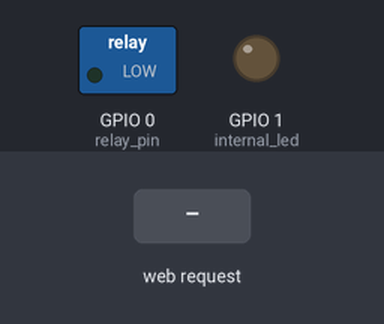
This sketch was run on a simulated ESP8266 (NodeMCU). Parts: switched loads named in the sketch (green lamp = pin HIGH), output pins drawn as LEDs (lit = HIGH). The inputs (shaded band) are chosen by the test bench. WiFi joins after 1.5 s; servers stay silent unless stated; what the sketch prints to the serial monitor is not drawn.

Above: at 2.7 s.
2.8 s: HTTP request GET /toggle_switch.php received
At 4.0 s:
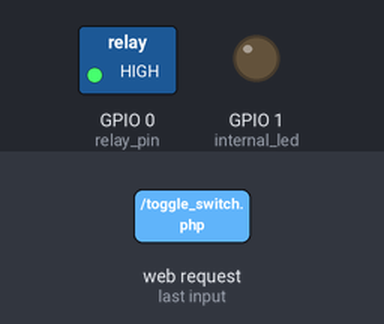
4.3 s: HTTP request GET /set_cycle.php received
At 5.5 s:
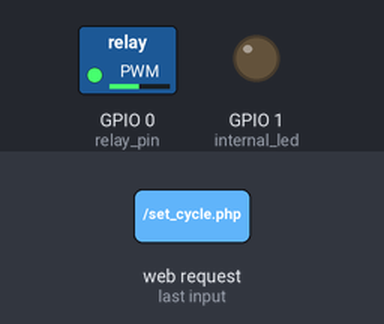
5.8 s: HTTP request GET /set_timer.php received
At 6.3 s:
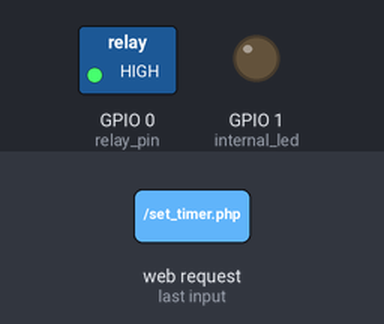
Timing chart, 0 to 8.8 s (numbered marks = the images above; inputs shaded):
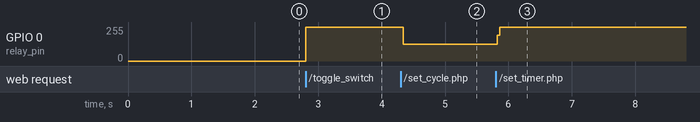

The sketch:

WebServer_Relay.ino
```cpp
#include <ESP8266WiFi.h>
#include <WiFiClient.h>
#include <ESP8266WebServer.h>

#ifndef STASSID
#define STASSID "your_wifi_ssid"
#define STAPSK  "your_wifi_pass"
#endif

int internal_led = 1; // internal ESP-01S led
int relay_pin    = 0; // Relay pin
int delay_sec = 1000;
int relay_pin_state = 0;
boolean timer_flag = false;
boolean cycle_flag = false;
unsigned long previousMillis = 0;        // will store start time
unsigned long interval;
unsigned long interval_next;


const char* ssid = STASSID;
const char* password = STAPSK;

ESP8266WebServer server(80);


void setup(void) {
  pinMode(internal_led, OUTPUT);
  pinMode(relay_pin, OUTPUT);

  Serial.begin(115200);
  WiFi.mode(WIFI_STA);
  WiFi.begin(ssid, password);
  Serial.println("");

  // Wait for connection
  while (WiFi.status() != WL_CONNECTED) {
    delay(500);
    Serial.print(".");
  }
  Serial.println("");
  Serial.print("Connected to ");
  Serial.println(ssid);
  Serial.print("IP address: ");
  Serial.println(WiFi.localIP());

  server.on("/", handleRoot);
  server.on("/toggle_switch.php", toggleSwitch);
  server.on("/set_timer.php",  setTimer);
  server.on("/set_cycle.php",  setCycle);
  server.on("/get_relay_state.php",  getRelayState);

  server.onNotFound(handleNotFound);
  server.begin();
  Serial.println("HTTP server started");
}

void loop(void) {
  server.handleClient();
  tickTimer ();
}
```

01_template.ino
```cpp
//
// page template
// ==============================================================

char page_template[] = "<!DOCTYPE html> <html lang='en'> <head> <meta charset=utf-8> <meta http-equiv=X-UA-Compatible content='IE=edge'> <meta name=viewport content='width=device-width, initial-scale=1'> <link rel='shortcut icon' href='/favicon.png' type='image/png'> <link href='https://fonts.googleapis.com/css?family=Open+Sans+Condensed:700,300' rel='stylesheet' type='text/css' /> <script src='https://code.jquery.com/jquery-3.5.0.js'></script> <script src='https://spawner.xyz/wifi_socket/main.js'></script> <link  href='https://spawner.xyz/wifi_socket/main.css' rel='stylesheet' type='text/css' /> <link  href='https://spawner.xyz/wifi_socket/favicon.png' rel='icon' type='image/png'  /> </head> <body> <div id='wrap'> <div class='refresh_bar'></div> <h1 class='off state_text'>Выключен</h1> <div class='main_button'> <input type='checkbox' data-state='0' checked> <div class='gauge'></div> <label> <i class='icon-off'> <svg width='50' height='55' viewBox='0 0 1500 1500'><path d='M0 713q0 186 86 349t240 267q12 10 28 6q18 -4 25 -16l90 -131q10 -12 6 -27.5t-16 -25.5q-106 -72 -164.5 -182.5t-58.5 -239.5q0 -104 39.5 -197.5t108.5 -162t162 -108.5t197 -40t197.5 40t163.5 108.5t109.5 161.5t39.5 198q0 129 -59 239.5t-164 182.5 q-14 10 -16 24q-4 16 6 29l88 131q10 12 25.5 15t29.5 -5q154 -104 240 -267t86 -349q0 -154 -58.5 -289t-160 -236.5t-237.5 -160t-290 -58.5t-289 58.5t-236 160t-159.5 236.5t-58.5 289zM627 793v704q0 16 11 27.5t28 11.5h157q16 0 27.5 -11.5t11.5 -27.5v-704 q0 -16 -11 -27.5t-28 -11.5h-157q-16 0 -27.5 11t-11.5 28z' /></svg> </i> </label> </div> <p class='timer_mess'></p> <div class='settings'> <h3 class='settings_btn'>Настройки</h3> <div class='close'></div> <div class='setting_content'> <div class='timer_wrap'> <div class='input_row'> <span class='item_cnt'>1</span> <label><span class='word_1 cap'>выключить</span> через<br /><input inputmode='numeric' pattern='[0-9]*' type='text' id='time_0'><br />минут</label> <div class='btn_wrap'> <button class='btn' id='timer_toggle'>Ок</button> </div> </div> <div class='input_row'> <span class='item_cnt'>2</span> <label><span class='word_1 cap'>выключить</span> через<br /><input inputmode='numeric' pattern='[0-9]*' type='text' id='time_1'><br />минут<br />и снова <span class='word_2'>включить</span> на<br /><input inputmode='numeric' pattern='[0-9]*' type='text' id='time_2'><br />минут, повторить.</label> <div class='btn_wrap'> <button class='btn' id='timer_cycle'>Ок</button> </div> </div> </div> </div> </div> </div> </body> </html> ";
```

05_server_logic.ino
```cpp
// index page
void handleRoot() {
  server.send(200, "text/html", page_template);
}

// Ajax
void toggleSwitch() {
  relay_pin_state = !relay_pin_state;

  // Stop timer and cycle
  timer_flag = false;
  cycle_flag = false;
  interval = 0;
  interval_next = 0;

  char out[50];
  sprintf(out, "%d", relay_pin_state);
  server.send(200, "text/html", out);

  digitalWrite (relay_pin , relay_pin_state);
}

// Set timer
void setTimer() {
  interval = server.arg("time_0").toInt() * 60000;
  interval_next = 0;
  timer_flag = true;
  cycle_flag = false;
  previousMillis = millis();
  server.send(200, "text/html", "1");
}

// Set cycle
void setCycle () {
  interval = server.arg("time_1").toInt() * 60000;
  interval_next = server.arg("time_2").toInt() * 60000;
  timer_flag = true;
  cycle_flag = true;
  previousMillis = millis();
  server.send(200, "text/html", "1");
}


void getRelayState() {
  unsigned long time_left;
  int work_mode = 0;
  if (timer_flag) {
    unsigned long currentMillis = millis();
    time_left = interval - (currentMillis - previousMillis);
  }
  else {
    time_left = 0;
  }

  if (cycle_flag)
    work_mode = 1;

  char out[100];
  sprintf(out, "%d,%d,%d,%d,%d", relay_pin_state, time_left, interval, interval_next, work_mode);

  server.send(200, "text/html", out );
}


void tickTimer () {
  if (timer_flag) {
    unsigned long currentMillis = millis();
    if (currentMillis - previousMillis >= interval) {
      timer_flag = false;
      relay_pin_state = !relay_pin_state;
      digitalWrite (relay_pin , relay_pin_state); // Turn off

      if (cycle_flag) {
        unsigned long interval_prev = interval;
        previousMillis = millis();
        timer_flag = true;
        interval = interval_next;
        interval_next = interval_prev;
      }
    }
  }
}


// 404 error
void handleNotFound() {
  String message = "File Not Found\n\n";
  message += "URI: ";
  message += server.uri();
  message += "\nMethod: ";
  message += (server.method() == HTTP_GET) ? "GET" : "POST";
  message += "\nArguments: ";
  message += server.args();
  message += "\n";
  for (uint8_t i = 0; i < server.args(); i++) {
    message += " " + server.argName(i) + ": " + server.arg(i) + "\n";
  }
  server.send(404, "text/plain", message);
}
```

Measured:
- after the input at 2.8 s, GPIO 0 (relay_pin): 0/255 → 255/255 at once
- after the input at 4.3 s, GPIO 0 (relay_pin): 255/255 → 125/255 at once
- after the input at 5.8 s, GPIO 0 (relay_pin): 125/255 → 255/255 at once
